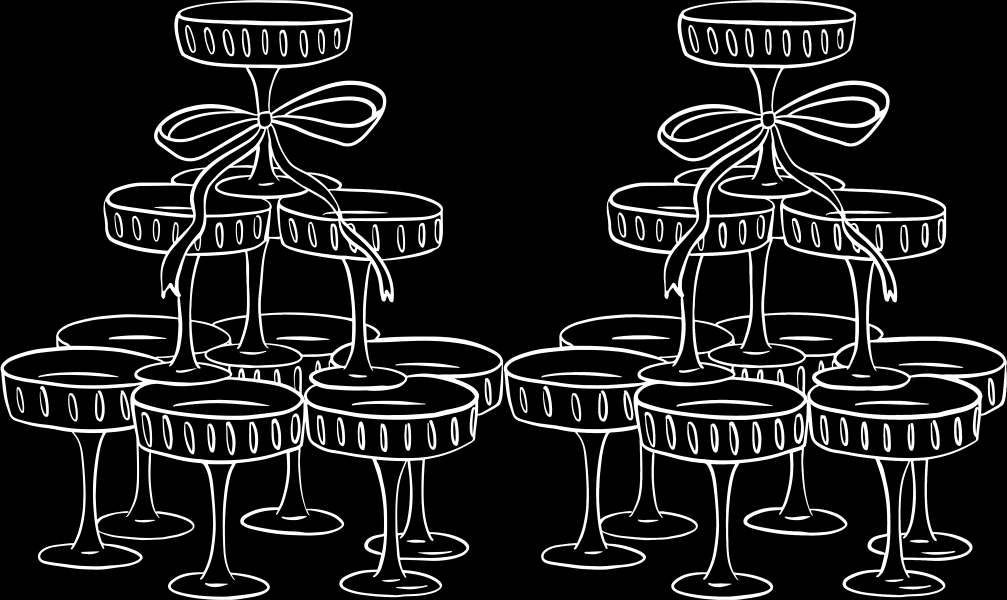
#> input picture _assets/media/07cde8549acdebe10312cdb3f3cfebfd.png, 4026 x 2400 px (shown at 1/4 size); its folder holds only this picture in this run
$ python create_collage2.py
#> lines starting #> are read from the running program, lines starting #| are printed output that depends on the picture
import os
from PIL import Image, ImageDraw, ImageFont

media_dir = '_assets/media'
images = []
labels = []

for d in [media_dir, '_assets/images', '.']:
    if not os.path.exists(d): continue
    for f in os.listdir(d):
        path = os.path.join(d, f)
        if f.endswith('.png') or f.endswith('.jpg'):
            try:
                img = Image.open(path).convert('RGBA')
                img.thumbnail((300, 300))
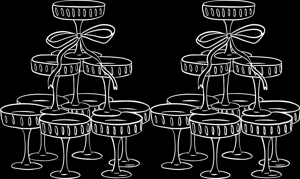
#> img: PIL image 300x179 RGBA; mean R, G, B, A 31.4, 31.4, 31.4, 255
                images.append(img)
                labels.append(f)
            except Exception as e:
                pass

cols = 5
rows = (len(images) + cols - 1) // cols
#> rows = 1
cell_w = 350
cell_h = 350
collage = Image.new('RGB', (cols * cell_w, rows * cell_h), (255, 255, 255))
#> collage: PIL image 1750x350 RGB; every value is 255
draw = ImageDraw.Draw(collage)

for i, (img, label) in enumerate(zip(images, labels)):
    r = i // cols
    c = i % cols
    x = c * cell_w
    y = r * cell_h

    # paste image centered
    ix = x + (cell_w - img.width) // 2
    iy = y + (cell_h - 20 - img.height) // 2
    collage.paste(img, (ix, iy), img)

    # draw label
    draw.text((x + 10, y + cell_h - 20), label[:15], fill=(0,0,0))
#> this loop made 1 pass
#> (label, r, c, x, y, ix, iy) on pass 1: ('07cde8549acdebe10312cdb3f3cfebfd.png', 0, 0, 0, 0, 25, 75)
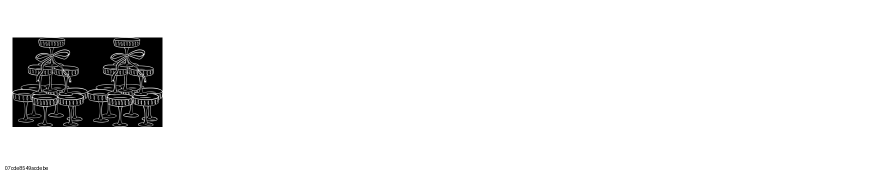
#> collage: PIL image 1750x350 RGB (shown at 1/2 size); min 0, max 255, mean 235.3

collage.save('collage2.png')
print("Collage saved as collage2.png")
